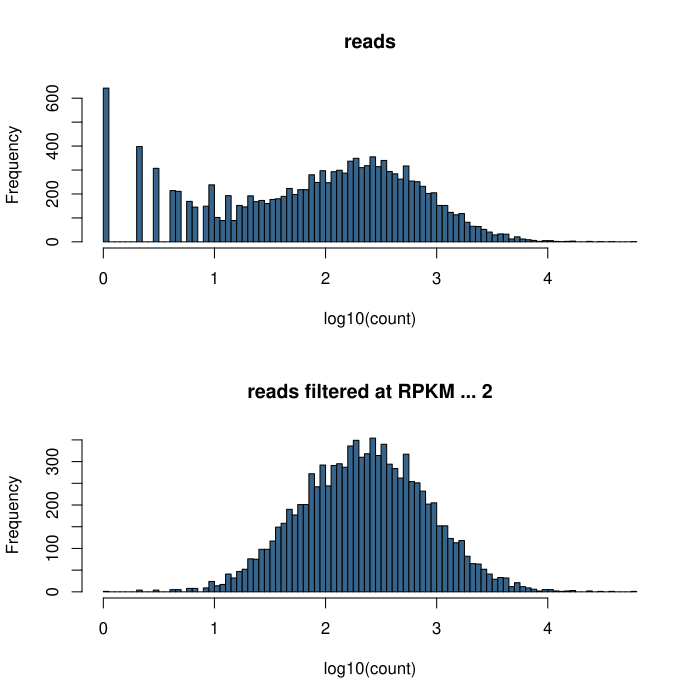

The script that drew this image:
# install and load packages
require(limma);require(edgeR); require(EMMREML);require(gridExtra); require(grid); require(ggdendro); require(ggplot2);require(DESeq2)

##Load in the data
load("~/Dropbox/data_for_CA/dex_RNAseq.RData")

#what's in the package?
dim(counts) #a p x n matrix of counts for each gene, for 20 RNA-seq samples (16052 x 20)
dim(gene_lengths) #a p x 2 matrix giving the total exon length, in bp, for each gene in 'counts'

## Calculate RPKM for each gene and remove genes with a median RPKM<2
RPKM<-apply(counts,2,function(x){(as.numeric(x)*10^9)/(sum(as.numeric(x))*gene_lengths[rownames(counts),2])}); rownames(RPKM)=rownames(counts)
RPKM_filter=RPKM[which(apply(RPKM,1,function(a){quantile(a,0.5)})>=2),]
dim(RPKM_filter) ## print dimensions of RPKM_filter object

## Remove genes from the counts table that have a median RPKM < 2
counts_filter=counts[rownames(RPKM_filter),]
dim(counts_filter) ## print dimensions of counts_filter object

## Plot a few examples of the read counts and RPKMs for the first sample (column 1)
par(mfrow=c(2,1))
hist(log10(counts[,1]),breaks = 100,main="reads",xlab="log10(count)",col="steelblue4") ## there are a lot of genes with 0 (or very few) reads
hist(log10(counts_filter[,1]),breaks = 100,main="reads filtered at RPKM ≥ 2",xlab="log10(count)",col="steelblue4") ## our filter removed the lowly or not expressed genes

## Other normalization techniques
## voom normalization
v_norm=voom(calcNormFactors(DGEList(counts=counts)),plot=FALSE) #normalization is done with TMM using edgeR's calcNormFactors, then the data are transformed for linear modeling using voom 
v_norm=v_norm$E[rownames(RPKM_filter),] ## and filter to only include genes with a median RPKM ≥ 2

#distributions look good and comparable between samples, e.g.:
par(mfrow=c(1,1))
qqplot(v_norm[,1],v_norm[,2])
abline(0,1)

## PCA on the voom normalized matrix
pca=prcomp(t(v_norm)) 
qplot(pca$x[,1],pca$x[,2],col=metadata_dexetoh[rownames(pca$x),"Treatment"])+scale_colour_brewer("",palette = "Set1")+theme_bw(20)+geom_point(size=4)+ xlab("PC1") + ylab("PC2") ## Not much signal of treatment in these first 2 PCs, but it is strong in PC3:
qplot(pca$x[,2],pca$x[,3],col=metadata_dexetoh[rownames(pca$x),"Treatment"])+scale_colour_brewer("",palette = "Set1")+theme_bw(20)+geom_point(size=4)+ xlab("PC2") + ylab("PC3") ## Not much signal of treatment in these first 2 PCs, but it is strong in PC3:
qplot(pca$x[,1],pca$x[,2],col=metadata_dexetoh[rownames(pca$x),"ID"]) +scale_colour_brewer("",palette = "Paired")+theme_bw(20)+geom_point(size=4)+ xlab("PC1") + ylab("PC2") ## A strong individual effect on PC1, where the two samples from one individual are clear outliers (Ve12). Also, notice how the two samples from the same individual cluster together. 

## how much variance is explained by each PC?
summary(pca)


## modeling using limma
design=model.matrix(~metadata_dexetoh$Treatment+metadata_dexetoh$ID) ## control for ID, but you lose power because here it is included as a fixed effect with 10 levels. [NB: the design matrix can also be used to calculate precision weights in voom, which can be applied to limma modeling]

ptm <- proc.time()
limma=data.frame(eBayes(lmFit(v_norm,design)))
ptmlim <- proc.time()-ptm

## plot p-value distributions
par(mfrow=c(1,1))
hist(limma$p.value.metadata_dexetoh.Treatmentethanol,breaks = 100,main="effect of treatment",xlab="p-value",col="steelblue4") 

# 100 permutations, no enrichment over the background
perm_pval_limma=Reduce(c,lapply(1:100,function(perm){
   tr=Reduce(c,lapply(1:(nrow(metadata_dexetoh)/2),function(x) sample(c("dex","etoh")))) ## permute the reatment variable while keeping the paired nature of the data
   design=model.matrix(~tr+metadata_dexetoh$ID)
   limma_perm=as.data.frame(eBayes(lmFit(v_norm,design)))
   return(limma_perm$p.value.tretoh)
}))
hist(perm_pval_limma,breaks = 100,main="effect of permuted treatment",xlab="p-value",col="steelblue4") 

## another way to look at it is hierarchical clustering
dend1<-hclust(dist(t(v_norm)),met="ave")
hcdata<-dendro_data(dend1,type="rectangle")
hcdata$labels<-merge(x=hcdata$labels,y=metadata_dexetoh,by.x="label",by.y=0)
ggplot() +
  geom_segment(data=segment(hcdata), aes(x=x, y=y, xend=xend, yend=yend)) +
  geom_text(data = label(hcdata), aes(x=x, y=y, label=ID, colour = as.factor(Treatment), hjust=0), size=4) +
  geom_point(data = label(hcdata), aes(x=x, y=y), size=0.1, shape = 16) +
  coord_flip() +
  scale_y_reverse(expand=c(0.2, 0)) +
  scale_colour_manual("Treatment",values=c("firebrick3","dodgerblue3","darkorange2","forestgreen","darkorchid")) + 
  theme_dendro()

## You can clearly see that samples from the same individual always cluster together, rather than samples with the same treatment

## So we will need to control for relatedness and the paired nature of the samples
## Step 1, create a Z matrix for running EMMA
Z_matrix=matrix(nrow=nrow(metadata_dexetoh),ncol=length(unique(metadata_dexetoh$ID)))
colnames(Z_matrix)=unique(metadata_dexetoh$ID)
rownames(Z_matrix)=metadata_dexetoh$ID
for (r in 1:nrow(Z_matrix)) {
  for (c in 1:ncol(Z_matrix)) {
    if (rownames(Z_matrix)[r]==colnames(Z_matrix)[c]) {Z_matrix[r,c]=1}else {Z_matrix[r,c]=0}} }
rownames(Z_matrix)=rownames(metadata_dexetoh)

# check that your kin and Z matrices are in the same order
colnames(Z_matrix)==rownames(kin)

## model effects of Dex and in vivo vs. in vitro
ptm <- proc.time()
EMMA_model=t(apply(v_norm,1,function(y){
  design=model.matrix(~metadata_dexetoh$Treatment) ## we don't control for individual ID, that is controlled for in the Z_matrix
  emma=emmreml(y=y,X=design,Z=as.matrix(Z_matrix),K=as.matrix(kin),varbetahat=T,varuhat=T,PEVuhat=T,test=T)
  p=emma$pvalbeta
  varb=emma$varbetahat
  b=emma$betahat
  return(c(b,varb,p[,"none"]))
}))
ptmmixed<-proc.time() - ptm

#compare runtimes
barplot(c(ptmlim[3],ptmmixed[3]),names=c('limma','emma'),horiz = T,xlab='runtime (seconds)',cex.axis=1.5,cex.names=1.2,cex.lab=1.5)

EMMA_model=as.data.frame(EMMA_model)
colnames(EMMA_model)=c('beta_intercept','beta_treatment','var_beta_intercept','var_beta_treatment','pval_intercept','pval_treatment')

## plot the pvalue distribution of the EMMA model 
par(mfrow=c(1,1))
hist(EMMA_model$pval_treatment,100,col="steelblue4",xlab="pval",main="effect of treatment")
##  and add in the limma p-value distribution
hist(limma$p.value.metadata_dexetoh.Treatmentethanol,100,col="lemonchiffon",add=T)

## 100 permutations for EMMA (don't do this in the class, it takes like 10min to run, but you can use the pre-loaded "perm_pval_emma" vector)
# perm_pval_emma=Reduce(c,lapply(1:100,function(perm){
#   tr=Reduce(c,lapply(1:(nrow(metadata_dexetoh)/2),function(x) sample(c("dex","etoh")))) ## permute the reatment variable while keeping the paired nature of the data
#   pvals=t(apply(v_norm,1,function(y){
#   design=model.matrix(~tr) ## we don't control for individual ID, that is controlled for in the Z_matrix
#   emma=emmreml(y=y,X=design,Z=as.matrix(Z_matrix),K=as.matrix(kin),varbetahat=T,varuhat=T,PEVuhat=T,test=T)
#   p=emma$pvalbeta
#   return(c(p[2,"none"]))
# }))
#   return(pvals)}))


## There is an enrichment of low p-values here
hist(perm_pval_emma,breaks = 100,main="effect of permuted treatment",xlab="p-value",col="steelblue4",freq=F) 

## plot the pvalue distribution of the EMMA model to compare the permuted values against the observed data 
par(mfrow=c(1,2))
hist(EMMA_model$pval_treatment,100,col="steelblue4",xlab="pval",main="EMMA (mixed model)",freq=F,ylim=c(0,25))
##  and add in the permuted p-value distribution
hist(perm_pval_emma,100,col="lemonchiffon",add=T,freq=F)
legend("topright",c('observed','permuted'),fill=c('steelblue4','lemonchiffon'),bty='n')

hist(limma$p.value.metadata_dexetoh.Treatmentethanol,100,col="steelblue4",xlab="pval",main="limma (linear model)",freq=F,ylim=c(0,25))
##  and add in the permuted p-value distribution
hist(perm_pval_limma,100,col="lemonchiffon",add=T,freq=F)
legend("topright",c('observed','permuted'),fill=c('steelblue4','lemonchiffon'),bty='n')

## multiply Z and K matrices for running MACAU Poisson model:
ZK_mat=Z_matrix%*%as.matrix(kin)%*%t(Z_matrix)
## look at MACAU data
hist(macau_model$pvalue,100,col="steelblue4",xlab="pval",main="effect of treatment")
## and the permutations (depletion of low p-values for some reason...)
hist(perm_macau$pvalue,100,col="steelblue4",xlab="pval",main="permuted effect of treatment")

#limma, B-H correction
limcorrected<-unlist(lapply(limma$p.value.metadata_dexetoh.Treatmentethanol,function(x){((sum(perm_pval_limma<=x))/100)/(sum(limma$p.value.metadata_dexetoh.Treatmentethanol<=x))}))

#emma
emmcorrected<-unlist(lapply(EMMA_model$pval_treatment,function(x){((sum(perm_pval_emma<=x))/100)/(sum(EMMA_model$pval_treatment<=x))}))

#MACAU
maccorrected<-unlist(lapply(macau_model$pvalue,function(x){((sum(perm_macau$pvalue<=x))/100)/(sum(macau_model$pvalue<=x))}))

#Number of genes passing 10% FDR
fdrval<-0.1
barplot(c(sum(limcorrected<fdrval),sum(emmcorrected<fdrval),sum(maccorrected<fdrval)),names=c('limma','emma','macau'),ylab='no. genes FDR 10%',cex.axis=1.5,cex.lab=1.5,cex.names=1.5)

#Number of genes passing 1% FDR
fdrval<-0.01
barplot(c(sum(limcorrected<fdrval),sum(emmcorrected<fdrval),sum(maccorrected<fdrval)),names=c('limma','emma','macau'),ylab='no. genes FDR 10%',cex.axis=1.5,cex.lab=1.5,cex.names=1.5)

fdrval<-seq(0.01,0.2,by=0.01)
numgenes<-matrix(nrow=3,ncol=length(fdrval),NA)
for(i in 1:length(fdrval)){
  fdrthres<-fdrval[i]
  numgenes[1,i]<-sum(limcorrected<fdrthres)
  numgenes[2,i]<-sum(emmcorrected<fdrthres)
  numgenes[3,i]<-sum(maccorrected<fdrthres)
}

par(mfrow=c(1,1))
plot(numgenes[1,]~fdrval,type='l',xlab='fdr threshold',ylab='significant genes',lwd=5,frame.plot=F,cex.lab=1.5,cex.axis=1.5,col='steelblue4',ylim=c(0,2500),xlim=c(0,.2))
lines(numgenes[2,]~fdrval,type='l',lwd=5,col='purple4')
lines(numgenes[3,]~fdrval,type='l',col='goldenrod',lwd=5)
legend("bottomright",c('limma','emma','PMM'),fill=c('steelblue4','purple4','goldenrod'),bty='n',cex=1.5)
